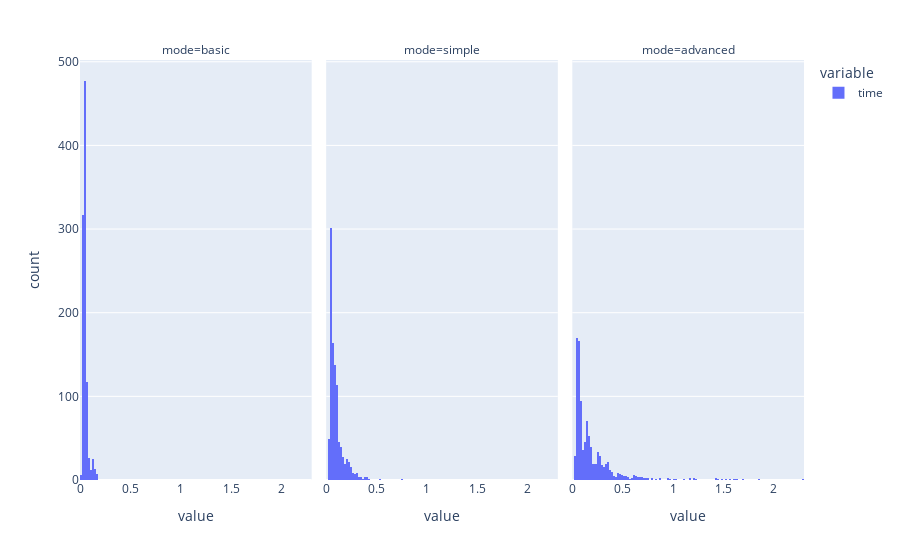

Notebook code for this chart:
### Code cell
if pd.options.plotting.backend == "plotly":
    timing.drop(columns=["level_1"]).hist(facet_col="mode", sharex=True, sharey=True).show()
else:
    timing.pivot(index="level_1", columns = "mode", values="time").hist(sharex=True, sharey=True)

### Figure 1 — Plotly figure (JSON) as saved in the notebook; plotly's stock layout.template omitted (floating-point values rounded to 4 significant figures; data arrays with more than 128 entries replaced by an {"elided": "..."} marker saying what was removed)
{"data": [{"bingroup": "x", "hovertemplate": "variable=time<br>mode=basic<br>value=%{x}<br>count=%{y}<extra></extra>", "legendgroup": "time", "marker": {"color": "#636efa", "pattern": {"shape": ""}}, "name": "time", "orientation": "v", "showlegend": true, "type": "histogram", "x": {"elided": "1000 float values"}, "xaxis": "x", "yaxis": "y"}, {"bingroup": "x", "hovertemplate": "variable=time<br>mode=simple<br>value=%{x}<br>count=%{y}<extra></extra>", "legendgroup": "time", "marker": {"color": "#636efa", "pattern": {"shape": ""}}, "name": "time", "orientation": "v", "showlegend": false, "type": "histogram", "x": {"elided": "1000 float values"}, "xaxis": "x2", "yaxis": "y2"}, {"bingroup": "x", "hovertemplate": "variable=time<br>mode=advanced<br>value=%{x}<br>count=%{y}<extra></extra>", "legendgroup": "time", "marker": {"color": "#636efa", "pattern": {"shape": ""}}, "name": "time", "orientation": "v", "showlegend": false, "type": "histogram", "x": {"elided": "1000 float values"}, "xaxis": "x3", "yaxis": "y3"}], "layout": {"annotations": [{"font": {}, "showarrow": false, "text": "mode=basic", "x": 0.16, "xanchor": "center", "xref": "paper", "y": 1, "yanchor": "bottom", "yref": "paper"}, {"font": {}, "showarrow": false, "text": "mode=simple", "x": 0.5, "xanchor": "center", "xref": "paper", "y": 1, "yanchor": "bottom", "yref": "paper"}, {"font": {}, "showarrow": false, "text": "mode=advanced", "x": 0.84, "xanchor": "center", "xref": "paper", "y": 1, "yanchor": "bottom", "yref": "paper"}], "barmode": "relative", "legend": {"title": {"text": "variable"}, "tracegroupgap": 0}, "margin": {"t": 60}, "xaxis": {"anchor": "y", "domain": [0, 0.32], "title": {"text": "value"}}, "xaxis2": {"anchor": "y2", "domain": [0.34, 0.66], "matches": "x", "title": {"text": "value"}}, "xaxis3": {"anchor": "y3", "domain": [0.68, 1.0], "matches": "x", "title": {"text": "value"}}, "yaxis": {"anchor": "x", "domain": [0, 1], "title": {"text": "count"}}, "yaxis2": {"anchor": "x2", "domain": [0, 1], "matches": "y", "showticklabels": false}, "yaxis3": {"anchor": "x3", "domain": [0, 1], "matches": "y", "showticklabels": false}}}
